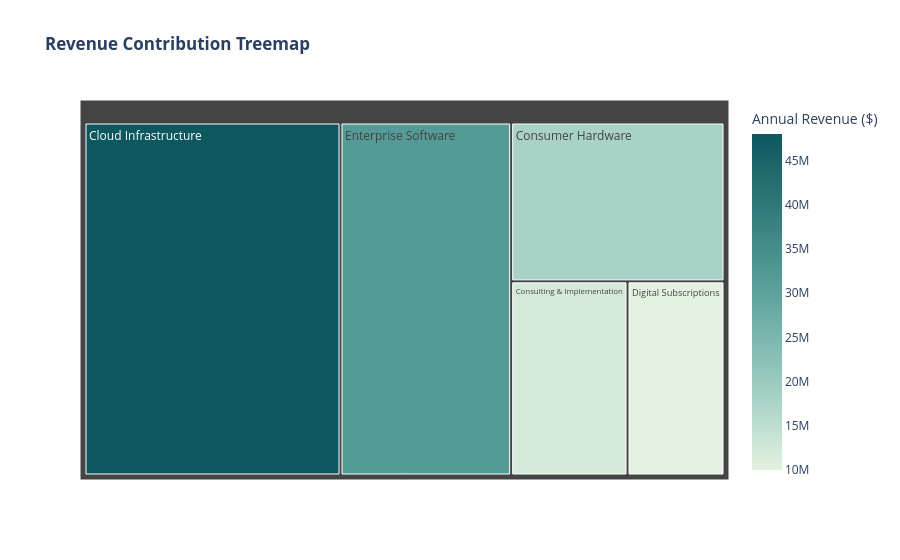

The code cell stored with this chart in its notebook:
### Code cell
# Visualization 2: Interactive Treemap
fig_tree = px.treemap(
    df,
    path=["category"],
    values="revenue",
    color="revenue",
    color_continuous_scale="Mint",
    title="<b>Revenue Contribution Treemap</b>",
    labels={"revenue": "Annual Revenue ($)"}
)

fig_tree.update_traces(
    hovertemplate="<b>%{label}</b><br>Revenue: $%{value:,.0f}<extra></extra>"
)
fig_tree.update_layout(template="plotly_white")
fig_tree.show()

### Figure 1 — Plotly figure (JSON) as saved in the notebook; plotly's stock layout.template omitted (floating-point values rounded to 4 significant figures)
{"data": [{"branchvalues": "total", "customdata": [[48000000.0], [32000000.0], [18000000.0], [12000000.0], [10000000.0]], "domain": {"x": [0, 1], "y": [0, 1]}, "hovertemplate": "<b>%{label}</b><br>Revenue: $%{value:,.0f}<extra></extra>", "ids": ["Cloud Infrastructure", "Enterprise Software", "Consumer Hardware", "Consulting & Implementation", "Digital Subscriptions"], "labels": ["Cloud Infrastructure", "Enterprise Software", "Consumer Hardware", "Consulting & Implementation", "Digital Subscriptions"], "marker": {"coloraxis": "coloraxis", "colors": [48000000.0, 32000000.0, 18000000.0, 12000000.0, 10000000.0]}, "name": "", "parents": ["", "", "", "", ""], "type": "treemap", "values": [48000000.0, 32000000.0, 18000000.0, 12000000.0, 10000000.0]}], "layout": {"coloraxis": {"autocolorscale": false, "colorbar": {"title": {"text": "Annual Revenue ($)"}}, "colorscale": [[0, "rgb(228, 241, 225)"], [0.1667, "rgb(180, 217, 204)"], [0.3333, "rgb(137, 192, 182)"], [0.5, "rgb(99, 166, 160)"], [0.6667, "rgb(68, 140, 138)"], [0.8333, "rgb(40, 114, 116)"], [1, "rgb(13, 88, 95)"]]}, "legend": {"tracegroupgap": 0}, "title": {"text": "<b>Revenue Contribution Treemap</b>"}}}
